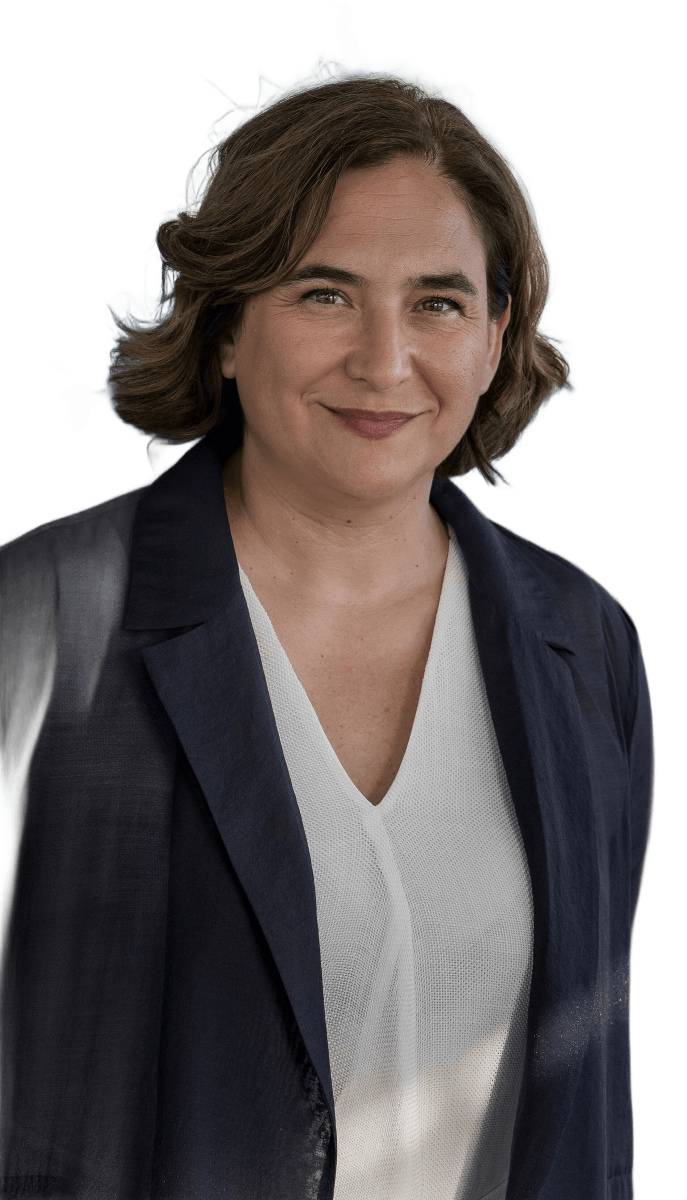
#> input picture projects/elecciones_29n_ep1/assets/fotos/fa_recorte.png, 1373 x 2400 px, given in place of pp_recorte.png, which was not available (shown at 1/2 size)
$ python retratos.py
#> lines starting #> are read from the running program, lines starting #| are printed output that depends on the picture; after the words box and inside, x2 and y2 are one past the last pixel; in counts of white or black regions, pixels touching at a corner belong together
"""Retratos de los cuatro candidatos para las pantallas de sus atriles. Son FOTOS REALES de Wikimedia Commons (autor y licencia en FUENTES.md):
se les quita el fondo (assets/fotos/*_recorte.png, hecho con @imgly/background-removal-node, modelo ISNet, sin tocar a la persona), se igualan
(misma distancia entre los ojos y misma altura de ojos: mismo trato) y se ponen sobre un fondo oscuro con el color de su partido.
No se retoca la cara ni el cuerpo: solo recorte, escala, un ajuste suave de luz para que las cuatro se parezcan de tono y un difuminado del
borde de abajo (el busto se funde con la pantalla). También se saca un mapa de relieve (la cabeza sale un poco de la pantalla).

    python3 retratos.py          → web/assets/cand_<id>.jpg (900×1350) y cand_<id>_d.jpg (relieve)
"""
import os
import sys

import cv2
import numpy as np
from PIL import Image

ROOT = os.path.dirname(os.path.abspath(__file__))
W, H = 900, 1350                     # pantalla vertical 2:3: la cara arriba y, debajo, sitio para las medidas (los objetos van delante)
EYE, IOD = (450, 470), 195            # centro entre los ojos y distancia entre ellos, iguales para los cuatro
# ojos en el recorte (izquierdo y derecho de la imagen), medidos con el detector de caras de OpenCV
SRC = {"pp": ((690, 617), (931, 626)), "psoe": ((240, 240), (357, 236)), "vox": ((401, 843), (812, 798)), "fa": ((648, 600), (867, 613))}
COL = {"pp": (0x1f, 0x86, 0xe0), "psoe": (0xe3, 0x06, 0x13), "vox": (0x5d, 0xbb, 0x2a), "fa": (0xff, 0x5a, 0x1f)}   # los mismos de web/src/30_cast.js
LUM = 0.56                            # luz media de la cara (0–1) a la que se acercan las cuatro


def smooth(a, b, x):
    u = np.clip((x - a) / (b - a), 0, 1)
    return u * u * (3 - 2 * u)


def bake(k):
#> called with k = 'pp'
    rgba = np.asarray(Image.open(os.path.join(ROOT, "assets", "fotos", f"{k}_recorte.png")).convert("RGBA")).astype(np.float32) / 255
    rgb, a = rgba[..., :3], rgba[..., 3]
    (x0, y0), (x1, y1) = SRC[k]
    if k == "vox":                      # foto muy cerrada sobre pared blanca: el recorte dejaba medio transparentes la camisa, la corbata y la chaqueta.
        hh, ww = a.shape; yy0 = np.mgrid[0:hh, 0:ww][0].astype(np.float32); low = smooth(1480, 1580, yy0)     # solo por debajo de la barba
        lumv = rgb @ np.float32([0.299, 0.587, 0.114]); dark = cv2.GaussianBlur((lumv < 0.30).astype(np.float32), (0, 0), 2.5)
        a = a * (1 - low) + np.maximum(smooth(0.2, 0.55, a), smooth(0.35, 0.65, dark)) * low
    iod = float(np.hypot(x1 - x0, y1 - y0)); s = IOD / iod; cx, cy = (x0 + x1) / 2, (y0 + y1) / 2
    # el color del fondo original se queda pegado al borde del pelo: se sustituye por el color de dentro (no se inventa nada: es el del propio pelo/ropa)
    # el recorte automático deja medio transparentes zonas de DENTRO de la persona (una camisa blanca sobre fondo blanco): se cierran;
    # y se quitan los pelos sueltos muy finos, que salían como hilos oscuros
    k9 = cv2.getStructuringElement(cv2.MORPH_ELLIPSE, (max(3, int(9 / s)) | 1,) * 2); body = cv2.morphologyEx((a > 0.62).astype(np.uint8), cv2.MORPH_CLOSE, k9)
#> after `body = cv2.morphologyEx((a > 0.62).astype(np.uint8), cv2.MORPH_CLOSE, `:
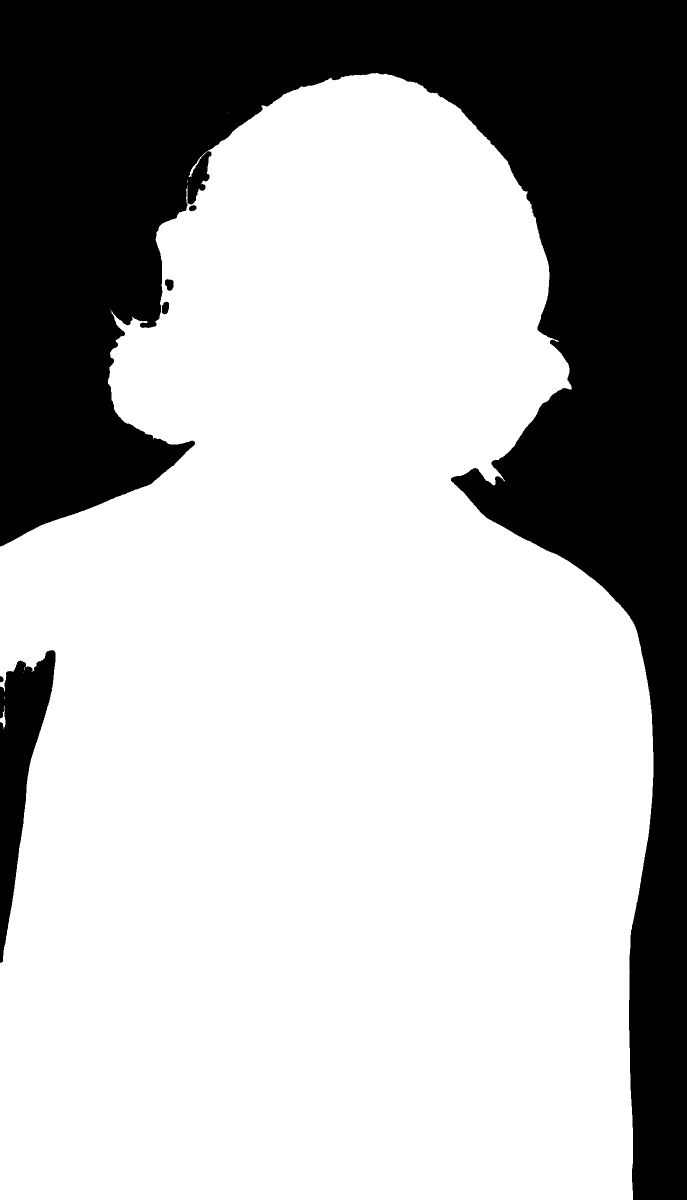
#> body: shape (2400, 1373) (shown at 1/2 size); values 0 (black) and 1 (white), 69.6% white; 6 black regions, box (x1, y1, x2, y2) and area: (0, 0, 1373, 2400) 969486, (0, 1300, 111, 1926) 30807, (330, 558, 347, 582) 308, (324, 603, 338, 629) 288, (378, 410, 393, 423) 139, (0, 1352, 7, 1365) 69
    ff = body.copy(); mask = np.zeros((ff.shape[0] + 2, ff.shape[1] + 2), np.uint8); ffp = cv2.copyMakeBorder(ff, 1, 1, 1, 1, cv2.BORDER_CONSTANT, value=0)
#> after `ffp = cv2.copyMakeBorder(ff, 1, 1, 1, 1, cv2.BORDER_CONSTANT, value=0)`: ffp: shape (2402, 1375); values 0 (black) and 1 (white), 69.5% white; 4 black regions, box (x1, y1, x2, y2) and area: (0, 0, 1375, 2402) 1007912, (331, 559, 348, 583) 308, (325, 604, 339, 630) 288, (379, 411, 394, 424) 139
    mask2 = np.zeros((ffp.shape[0] + 2, ffp.shape[1] + 2), np.uint8); cv2.floodFill(ffp, mask2, (0, 0), 2); holes = (ffp[1:-1, 1:-1] == 0).astype(np.uint8)
#> after `holes = (ffp[1:-1, 1:-1] == 0).astype(np.uint8)`:
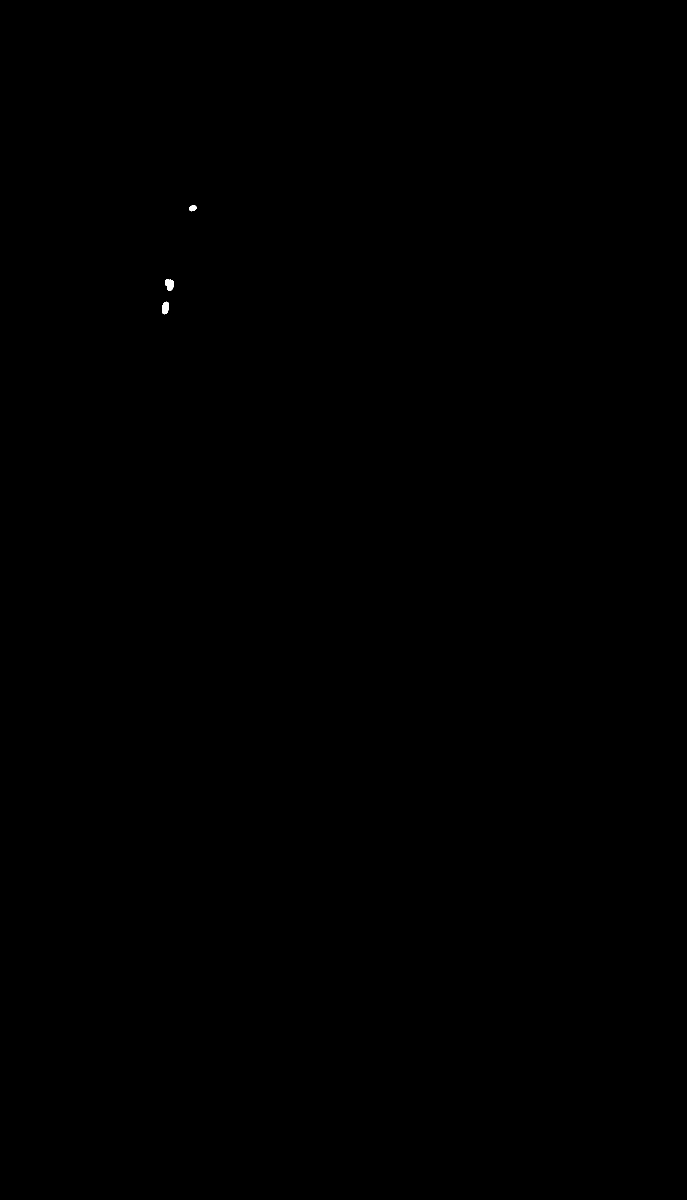
#> holes: shape (2400, 1373) (shown at 1/2 size); values 0 (black) and 1 (white), 0.02% white; 3 white regions, box (x1, y1, x2, y2) and area: (330, 558, 347, 582) 308, (324, 603, 338, 629) 288, (378, 410, 393, 423) 139
    inner = cv2.erode(np.maximum(body, holes), cv2.getStructuringElement(cv2.MORPH_ELLIPSE, (max(3, int(7 / s)) | 1,) * 2)).astype(np.float32)
#> inner: shape (2400, 1373) float32; values 0 (black) and 1 (white), 68.9% white; 2 black regions, box (x1, y1, x2, y2) and area: (0, 0, 1373, 2400) 989071, (0, 1296, 115, 1930) 34541
    a = np.maximum(a, inner); a = np.clip((a - 0.30) / 0.70, 0, 1)      # fuera el halo claro del fondo original alrededor del pelo
    a = a * smooth(0.12, 0.45, cv2.GaussianBlur(a, (0, 0), max(1.5, 2.2 / s)))
    solid = (a > 0.92).astype(np.float32); sg = max(2.0, 3.0 / s)
#> after `solid = (a > 0.92).astype(np.float32)`: solid: shape (2400, 1373) float32; values 0 (black) and 1 (white), 69% white; 2 black regions, box (x1, y1, x2, y2) and area: (0, 0, 1373, 2400) 985931, (0, 1296, 115, 1930) 34541
    ext = cv2.GaussianBlur(rgb * solid[..., None], (0, 0), sg) / np.maximum(cv2.GaussianBlur(solid, (0, 0), sg), 1e-4)[..., None]
    rgb = np.where(solid[..., None] > 0, rgb, ext)
    M = np.float32([[s, 0, EYE[0] - cx * s], [0, s, EYE[1] - cy * s]]); inter = cv2.INTER_AREA if s < 1 else cv2.INTER_CUBIC
    pm = cv2.warpAffine(rgb * a[..., None], M, (W, H), flags=inter, borderValue=0); al = np.clip(cv2.warpAffine(a, M, (W, H), flags=inter, borderValue=0), 0, 1)
#> after `al = np.clip(cv2.warpAffine(a, M, (W, H), flags=inter, borderValue=0),`:
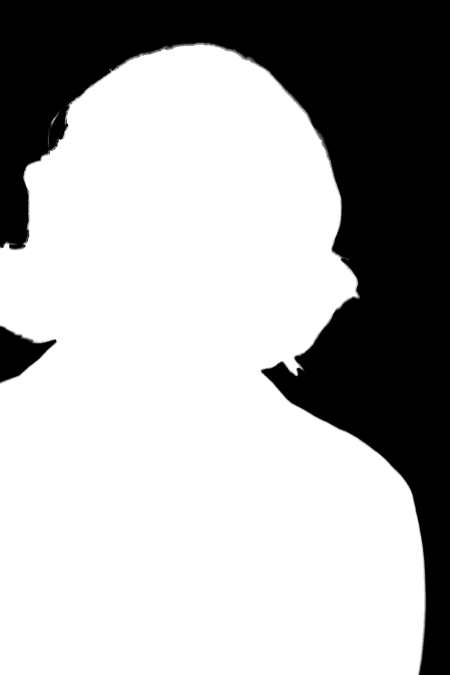
#> al: shape (1350, 900) float32 (shown at 1/2 size); min 0, max 1, mean 0.685
    fg = np.clip(pm / np.maximum(al, 1e-4)[..., None], 0, 1)
    if s > 1.2:                         # foto pequeña (la de Moncloa): algo de nitidez tras ampliarla
        fg = np.clip(fg + 0.6 * (fg - cv2.GaussianBlur(fg, (0, 0), 1.6)), 0, 1)
    # misma luz media en la cara (ganancia suave, sin cambiar colores)
    yy, xx = np.mgrid[0:H, 0:W].astype(np.float32)
    face = (np.abs(xx - EYE[0]) < IOD * 0.8) & (yy > EYE[1] - IOD * 0.45) & (yy < EYE[1] + IOD * 1.2) & (al > 0.9)
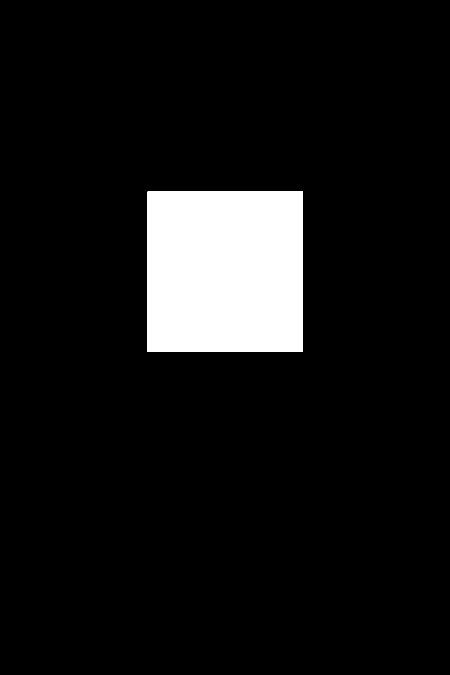
#> face: shape (1350, 900) bool (shown at 1/2 size); 8.2% white; 1 white region, box (x1, y1, x2, y2) and area: (295, 383, 606, 704) 99831
    lum = float((fg[face] @ np.float32([0.299, 0.587, 0.114])).mean()); g = float(np.clip(LUM / lum, 0.85, 1.18)); fg = np.clip(fg * g, 0, 1)
#> after `lum = float((fg[face] @ np.float32([0.299, 0.587, 0.114])).mean())`: lum = 0.435
#> after `g = float(np.clip(LUM / lum, 0.85, 1.18))`: g = 1.18
#> after `fg = np.clip(fg * g, 0, 1)`:
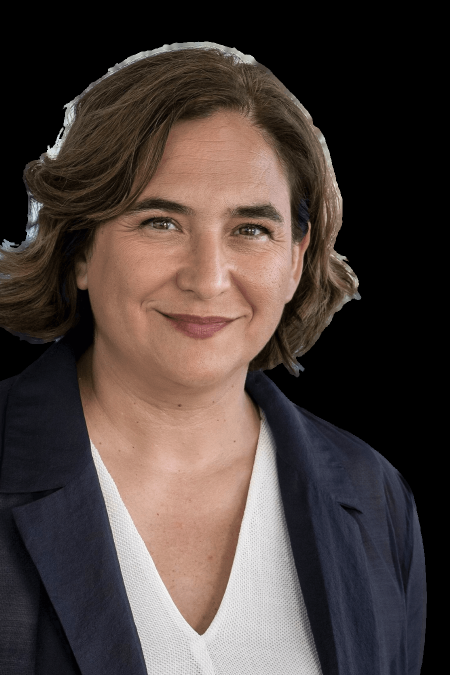
#> fg: shape (1350, 900, 3) float32 (shown at 1/2 size); mean R, G, B 0.294, 0.248, 0.232
    # el busto se funde con la pantalla por abajo y por los lados de abajo (igual para los cuatro)
    r = np.hypot((xx - EYE[0]) / (W * 0.44), np.maximum(yy - EYE[1] - 40, 0) / (H * 0.40)); vig = 1 - smooth(0.80, 1.06, r); al2 = al * vig
    # fondo: oscuro arriba, el color del partido abajo y un resplandor detrás de la cabeza
    c = np.float32(COL[k]) / 255; v = yy / H; glow = np.exp(-(((xx - EYE[0]) / 430) ** 2 + ((yy - EYE[1] - 30) / 500) ** 2))
    bg = np.float32([0.020, 0.030, 0.062])[None, None, :] * (1 - 0.5 * v[..., None]) + c[None, None, :] * (0.10 + 0.50 * smooth(0.45, 1.05, v)[..., None]) + c[None, None, :] * 0.34 * glow[..., None]
    lines = (np.abs(((xx + yy * 0.55) % 46) - 23) < 0.9).astype(np.float32) * 0.035; bg = np.clip(bg + lines[..., None] * (c[None, None, :] + 0.25), 0, 1)
    out = fg * al2[..., None] + bg * (1 - al2[..., None])
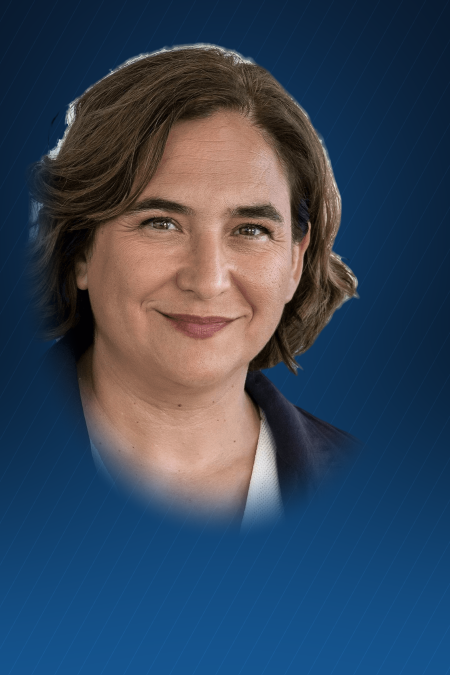
#> out: shape (1350, 900, 3) float32 (shown at 1/2 size); mean R, G, B 0.215, 0.276, 0.354
    Image.fromarray((np.clip(out, 0, 1) * 255 + 0.5).astype(np.uint8)).save(os.path.join(ROOT, "web", "assets", f"cand_{k}.jpg"), quality=93)
    # relieve: la silueta redondeada y la cara algo más salida
    d = cv2.GaussianBlur(al2, (0, 0), 46) * 0.55 + cv2.GaussianBlur(al2, (0, 0), 14) * 0.15 + 0.38 * np.exp(-(((xx - EYE[0]) / (IOD * 1.05)) ** 2 + ((yy - EYE[1] - IOD * 0.35) / (IOD * 1.45)) ** 2)) * al2
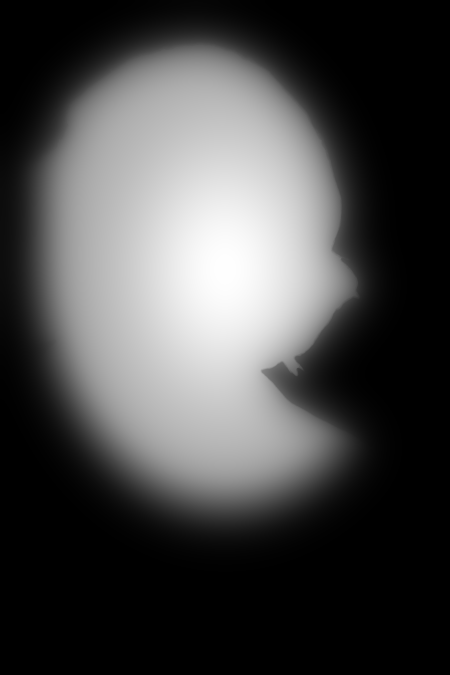
#> d: shape (1350, 900) float32 (shown at 1/2 size); min 0, max 1.08, mean 0.306; drawn with min black and max white
    d = cv2.GaussianBlur(d, (0, 0), 6); Image.fromarray((np.clip(d / 1.05, 0, 1) * 255 + 0.5).astype(np.uint8)).save(os.path.join(ROOT, "web", "assets", f"cand_{k}_d.jpg"), quality=90)
    print(k, "escala %.3f" % s, "luz cara %.3f → ×%.2f" % (lum, g))
#| pp escala 0.809 luz cara 0.435 → ×1.18


if __name__ == "__main__":
    for k in (sys.argv[1:] or SRC):
#> (the run stopped early here; a loop or call above may not have finished)
